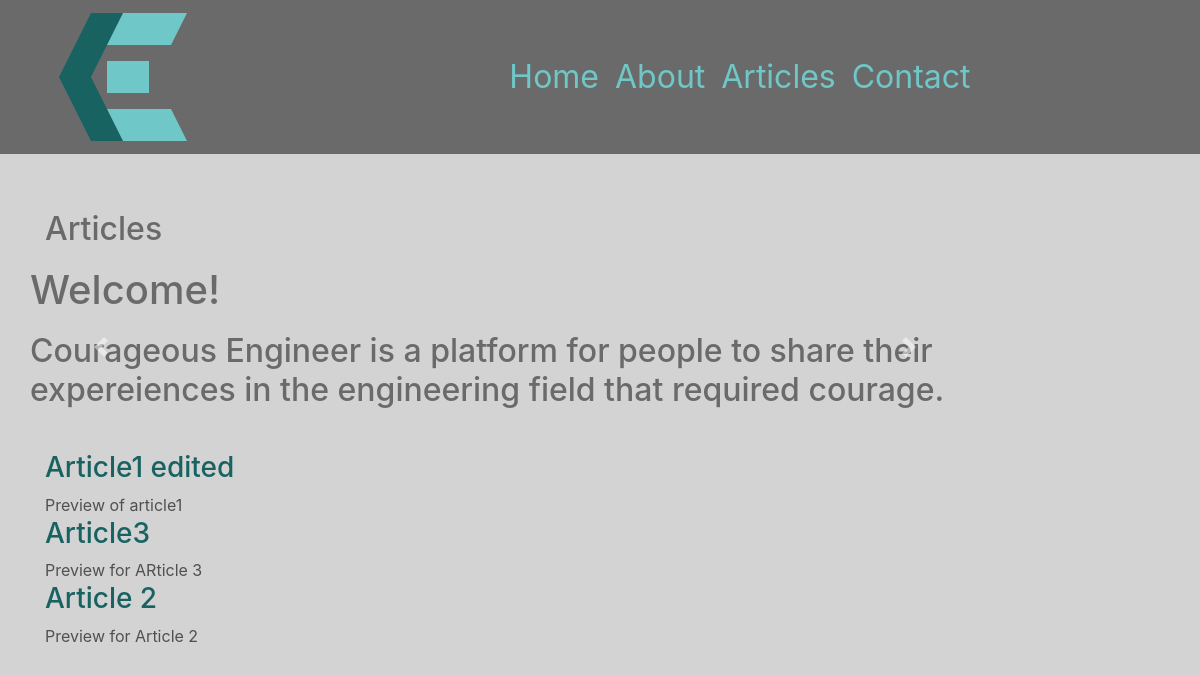
The page /articles on the database its author committed.
### chrissmit/services/db_models.py (models this page shows, shortened)
class ArticleEdits(db.Model):
    id = db.Column(db.Integer, primary_key=True)
    article_id = db.Column(db.Integer, db.ForeignKey('article.id'), nullable=False,)
    is_edited = db.Column(db.Boolean, default=False,)
    is_ready_for_release = db.Column(db.Boolean, default=False,)
    user_id = db.Column(db.Integer, db.ForeignKey('user.id'), nullable=False)
    edited = db.Column(db.DateTime, nullable=True, default=datetime.utcnow)
    title = db.Column(db.String(100), nullable=False,)
    preview = db.Column(db.String(200), nullable=False)
    image_file = db.Column(db.String(100), default='default.png')
    content = db.Column(db.Text, nullable=False)

### chrissmit/views/navigation_views.py (the view)
@blueprint.route('/articles')
def articles():
    articles = article.get_all_released()
    recent_articles = article.get_last(4)
    return render_template(
        template_name_or_list='navigation/articles.html',
        recent_articles=recent_articles,
        articles=articles,
    )

### chrissmit/services/article.py (called while the page is built)
def get_all_released(desc=True):
    return get_full_articles(filter_criteria = Article.is_released==True)

def get_full_articles(filter_criteria, desc=True):
    full_article = full_article_data()
    if desc:
        return full_article.filter(filter_criteria).order_by(Article.posted.desc()).all()
    return full_article.filter(filter_criteria).all()

def get_last(number=4, desc=True):
    full_article = full_article_data()
    if desc:
        return full_article.filter(Article.is_released==True).order_by(Article.posted.desc()).limit(number).all()
    return full_article.filter(Article.is_released==True).limit(number).all()

def full_article_data():
    fields = full_data_fields()
    return fields.join(
        ArticleEdits,
        Article.current_edit_id == ArticleEdits.id,
    ).join(
        User,
        Article.author_id == User.id
    )

def full_data_fields():
    return db.session.query(
        ArticleEdits.id,
        ArticleEdits.article_id,
        Article.posted,
        Article.edited,
        Article.is_released,
        Article.author_id,
        Article.current_edit_id,
        ArticleEdits.title,
        ArticleEdits.preview,
        ArticleEdits.content,
        ArticleEdits.image_file,
        ArticleEdits.user_id,
        ArticleEdits.is_edited,
        ArticleEdits.is_ready_for_release,
        ArticleEdits.edited,
        Article.author_id,
        User.full_name,
    )

### chrissmit/templates/navigation/articles.html (shortened to what this page needs)
{% extends "shared/_layout.html" %}
{% block main_content %}
<div class="main_content">
    <h2>Articles</h2>
    {% if recent_articles %}
    <div class="row">
        <div id="carouselArticles" class="carousel slide carousel-fade" data-ride="carousel">
            <div class="carousel-inner">
                <div class="carousel-item active">
                     <h1 class="float-center">
                         Welcome!
                     </h1>
                     <h2>Courageous Engineer is a platform for people to share their expereiences in the engineering field that required courage.</h2>
                </div>
            </div>
            <a class="carousel-control-prev" href="#carouselArticles" role="button" data-slide="prev">
                <span class="carousel-control-prev-icon" aria-hidden="true"></span>
              </a>
              <a class="carousel-control-next" href="#carouselArticles" role="button" data-slide="next">
                <span class="carousel-control-next-icon" aria-hidden="true"></span>
              </a>
        </div>
    </div>
    <br>
{% endif %}
    {% if articles %}
        {%  for s in articles %}
                <h3>
                    <a href="{{ url_for('navigation_views.read_article', article_id=s.article_id) }}"> {{ s.title }}</a>
                </h3>
                {{ s.preview }}
        {% endfor %}
    {% endif %}
</div>
{%  endblock %}

### chrissmit/static/css/site.css (style rules this page uses)
html { background-color: lightgray; }
body { background-color: lightgray; }
.main_content { margin-top: 100px; color: rgba(80,80,80,1); background-color: lightgray; border: 2px height: 100%; }
h1 { color: rgba(80,80,80,0.80); }
h2 { color: rgba(80,80,80,0.80); padding-top: 10px; padding-bottom: 10px; }
a { color: #186262; }

### rows shown on the page
ArticleEdits: title "Article1 edited", preview "Preview of article1"
ArticleEdits: title "Article3", preview "Preview for ARticle 3"
ArticleEdits: title "Article 2", preview "Preview for Article 2"
